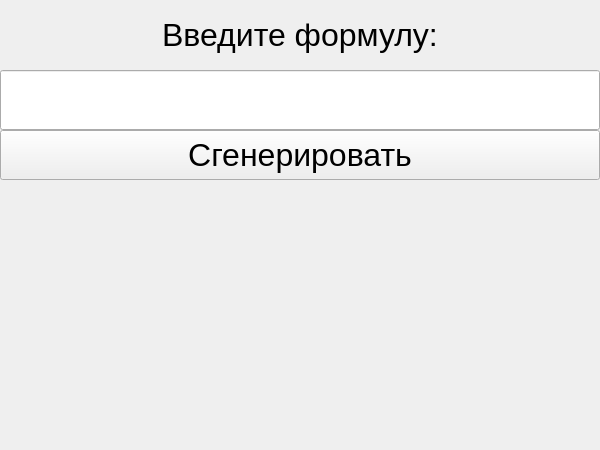
<?xml version="1.0" encoding="UTF-8"?>
<ui version="4.0">
 <class>MainWindow</class>
 <widget class="QMainWindow" name="MainWindow">
  <property name="geometry">
   <rect>
    <x>0</x>
    <y>0</y>
    <width>600</width>
    <height>450</height>
   </rect>
  </property>
  <property name="windowTitle">
   <string>Chemistry</string>
  </property>
  <widget class="QWidget" name="centralwidget">
   <widget class="QLineEdit" name="lineEdit">
    <property name="geometry">
     <rect>
      <x>0</x>
      <y>70</y>
      <width>600</width>
      <height>60</height>
     </rect>
    </property>
    <property name="font">
     <font>
      <pointsize>24</pointsize>
     </font>
    </property>
   </widget>
   <widget class="QLabel" name="label">
    <property name="geometry">
     <rect>
      <x>0</x>
      <y>0</y>
      <width>600</width>
      <height>70</height>
     </rect>
    </property>
    <property name="font">
     <font>
      <pointsize>24</pointsize>
      <stylestrategy>PreferDefault</stylestrategy>
     </font>
    </property>
    <property name="lineWidth">
     <number>1</number>
    </property>
    <property name="text">
     <string>Введите формулу:</string>
    </property>
    <property name="alignment">
     <set>Qt::AlignCenter</set>
    </property>
   </widget>
   <widget class="QPushButton" name="pushButton">
    <property name="geometry">
     <rect>
      <x>0</x>
      <y>130</y>
      <width>600</width>
      <height>50</height>
     </rect>
    </property>
    <property name="font">
     <font>
      <pointsize>24</pointsize>
     </font>
    </property>
    <property name="text">
     <string>Сгенерировать</string>
    </property>
   </widget>
   <widget class="QLabel" name="label_2">
    <property name="geometry">
     <rect>
      <x>0</x>
      <y>180</y>
      <width>67</width>
      <height>17</height>
     </rect>
    </property>
    <property name="text">
     <string/>
    </property>
   </widget>
  </widget>
 </widget>
 <resources/>
 <connections/>
</ui>
